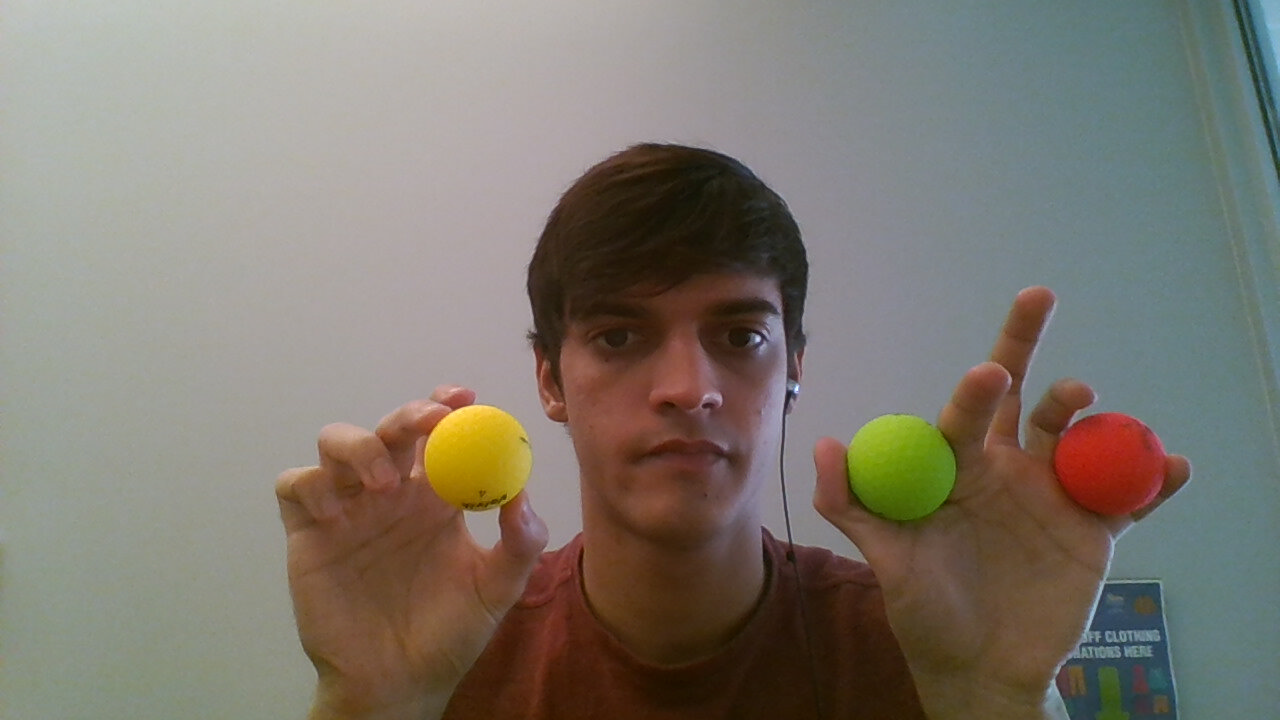
#> input picture 1.jpg, 1280 x 720 px, given in place of the camera
$ python detect.py --image ../1.jpg
#> lines starting #> are read from the running program, lines starting #| are printed output that depends on the picture; after the words box and inside, x2 and y2 are one past the last pixel; in counts of white or black regions, pixels touching at a corner belong together
import numpy as np
import turtle
import argparse
import cv2
import threading
from collections import deque
import imutils
#import serial
import struct

def movfunc(rl,gl,bl,ru,gu,bu):

	# construct the argument parse and parse the arguments
#> called with rl = 36, gl = 69, bl = 13, ru = 77, gu = 248, bu = 52
	ap = argparse.ArgumentParser()
	#ap.add_argument("-v", "--video",
	#	help="path to the (optional) video file")
	ap.add_argument("-i", "--image")
	ap.add_argument("-b", "--buffer", type=int, default=32,
		help="max buffer size")
	args = vars(ap.parse_args())

	# define the lower and upper boundaries of the "green"
	# ball in the HSV color space
	greenLower = (bl, gl, rl)
	greenUpper = (bu, gu, ru)

	# initialize the list of tracked points, the frame counter,
	# and the coordinate deltas
	pts = deque(maxlen=args["buffer"])
	counter = 0
	(dX, dY) = (0, 0)
	direction = ""

	# if a video path was not supplied, grab the reference
	# to the webcam
	if not args.get("video", False):
		camera = cv2.VideoCapture(0)

	# otherwise, grab a reference to the video file
	else:
		camera = cv2.VideoCapture(args["video"])

	while True:
		# grab the current frame
		(grabbed, frame) = camera.read()
#> frame is the input picture: shape (720, 1280, 3); mean B, G, R 110.8, 120.2, 126.3

		# if we are viewing a video and we did not grab a frame,
		# then we have reached the end of the video
		if args.get("video") and not grabbed:
			break

		# resize the frame, blur it, and convert it to the HSV
		# color space
		frame = imutils.resize(frame, width=600)
#> frame: shape (337, 600, 3)
		blurred = cv2.GaussianBlur(frame, (11, 11), 0)
		hsv = cv2.cvtColor(frame, cv2.COLOR_BGR2HSV)
#> hsv: shape (337, 600, 3); mean H, S, V 52.7, 68, 132.9

		# construct a mask for the color "green", then perform
		# a series of dilations and erosions to remove any small
		# blobs left in the mask
		mask = cv2.inRange(frame, greenLower, greenUpper)
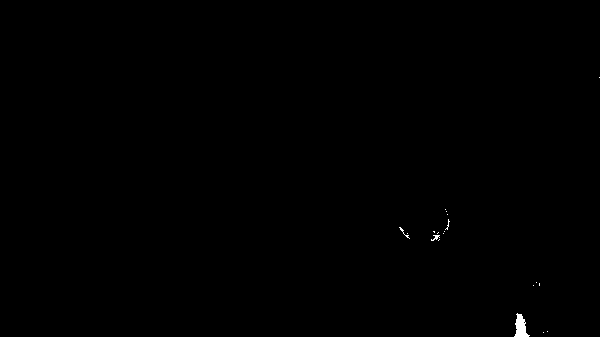
#> mask: shape (337, 600); 0.15% white; 19 white regions (16 under 20 px), largest, box (x1, y1, x2, y2) and area: (514, 313, 530, 337) 219, (431, 235, 440, 241) 26, (399, 227, 410, 239) 23
		mask = cv2.erode(mask, None, iterations=2)
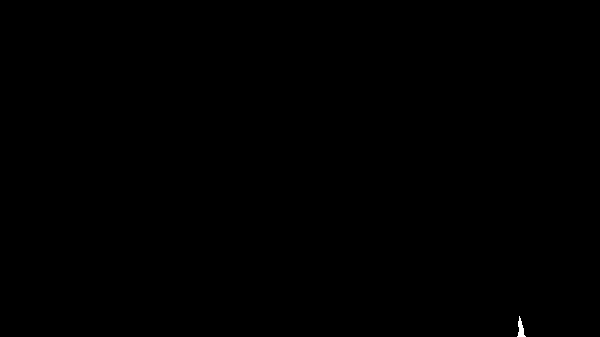
#> mask: shape (337, 600); 0.05% white; 1 white region, box (x1, y1, x2, y2) and area: (517, 316, 526, 337) 92
		mask = cv2.dilate(mask, None, iterations=2)
#> mask: shape (337, 600); 0.1% white; 1 white region

		# find contours in the mask and initialize the current
		# (x, y) center of the ball
		cnts = cv2.findContours(mask.copy(), cv2.RETR_EXTERNAL,
			cv2.CHAIN_APPROX_SIMPLE)[-2]
#> cnts = 1 contour; box (x1, y1, x2, y2) and area: (515, 314, 528, 337) 175
		center = None

		if len(cnts) > 0:
			# find the largest contour in the mask, then use
			# it to compute the minimum enclosing circle and
			# centroid
			c = max(cnts, key=cv2.contourArea)
#> c = contour of 21 points, box (x1, y1, x2, y2) (515, 314, 528, 337), area 175
			((x, y), radius) = cv2.minEnclosingCircle(c)
#> x = 521; y = 325.5; radius = 12.13
			M = cv2.moments(c)
#> M = moments, m00 175, centre m10/m00, m01/m00 = (520.3, 326.6)
			center = (int(M["m10"] / M["m00"]), int(M["m01"] / M["m00"]))
#> center = (520, 326)

			'''
			if (x > 0 and x < 600) and (y > 0 and y < 600):
				a = 120 - (int(x/10))
				b = 110 - (int(y/10))
				ser.write(struct.pack('>BB',a,b))

			elif x > 600 or y > 60:
				a = 60
				b = 60
				ser.write(struct.pack('>BB',a,b))
			else:
				a = 0
				b = 0
				ser.write(struct.pack('>BB',a,b))

			'''

			# only proceed if the radius meets a minimum size
			if radius > 10:
				# draw the circle and centroid on the frame,
				# then update the list of tracked points
				cv2.circle(frame, (int(x), int(y)), int(radius),
					(0, 255, 255), 2)
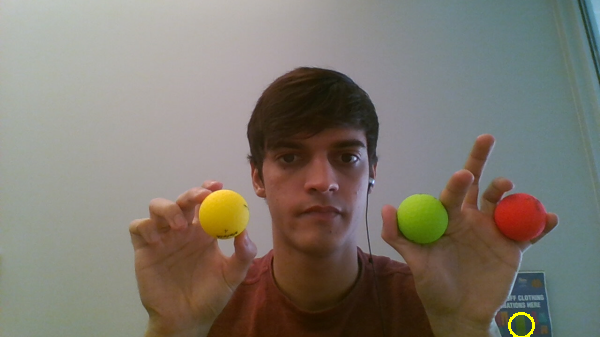
#> frame: shape (337, 600, 3); mean B, G, R 110.7, 120.4, 126.5
				cv2.circle(frame, center, 5, (0, 0, 255), -1)
#> frame: shape (337, 600, 3); 0.04% of pixels changed, all inside (x1, y1, x2, y2) = (515, 321, 526, 332)
				pts.appendleft(center)


				# loop over the set of tracked points
			cv2.putText(frame, direction, (10, 30), cv2.FONT_HERSHEY_SIMPLEX,
				0.65, (0, 0, 255), 3)

			'''
			cv2.putText(frame, "dx: {}, dy: {}".format(a, b),
				(10, frame.shape[0] - 10), cv2.FONT_HERSHEY_SIMPLEX,
				0.35, (0, 0, 255), 1)
			'''

		# show the frame to our screen and increment the frame counter
		cv2.imshow("Frame", frame)
		key = cv2.waitKey(1) & 0xFF
#> (key q is pressed here)
		counter += 1

		# if the 'q' key is pressed, stop the loop
		if key == ord("q"):
			break

	# cleanup the camera and close any open windows
	camera.release()
	cv2.destroyAllWindows()

movfunc(36, 69, 13, 77, 248, 52)
